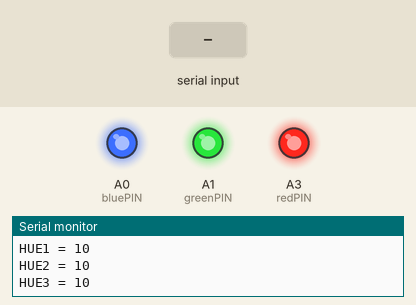
A sketch run on a simulated Arduino Uno, built with avr-gcc and run on an emulated ATmega328P. On the bench: output pins drawn as LEDs (lit = HIGH), the last lines printed to the serial monitor. Inputs (shaded band) come from the test bench.

Above: at 1.2 s.
1.3 s: "30,150\n" received over Serial
At 3.5 s:
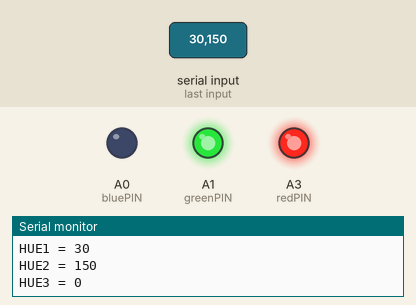
3.8 s: "5\n" received over Serial
At 6.6 s:
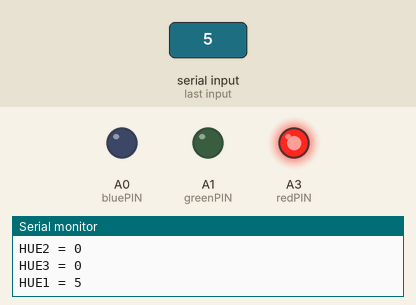
6.8 s: "90,45\n" received over Serial
At 9.2 s:
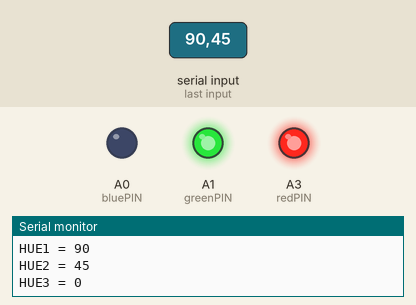
9.8 s: "90\n" received over Serial
At 12.1 s:
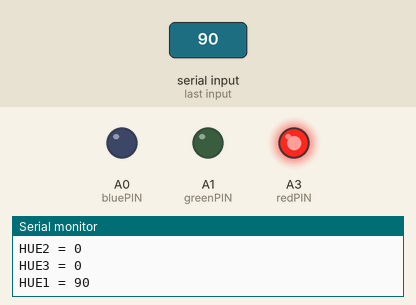
Timing chart, 0 to 13.6 s (numbered marks = the images above; inputs shaded):
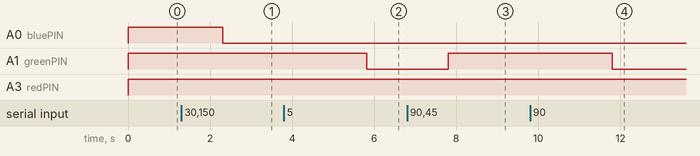

The sketch:

Ex7.ino
```cpp
int redPIN = A3;
int greenPIN = A1;
int bluePIN = A0;

int HUE[3] = {10,10,10};

void setup() {
  pinMode(redPIN, OUTPUT);
  pinMode(greenPIN, OUTPUT);
  pinMode(bluePIN, OUTPUT);

  Serial.begin(9600);
}

void loop() {

  if (Serial.available()) {
    for (int i=0; i<3; i++) {
    HUE[i] = Serial.parseInt();
    }
  }
  Serial.print("HUE1 = "); Serial.println(HUE[0]);
  Serial.print("HUE2 = "); Serial.println(HUE[1]);
  Serial.print("HUE3 = "); Serial.println(HUE[2]);
  digitalWrite(redPIN, HUE[0]);
  digitalWrite(greenPIN, HUE[1]);
  digitalWrite(bluePIN, HUE[2]);
}
```

Measured:
- after the input at 1.3 s, A0 (bluePIN): HIGH → LOW after 1.0 s
- after the input at 3.8 s, A1 (greenPIN): HIGH → LOW after 2.0 s
- after the input at 6.8 s, A1 (greenPIN): LOW → HIGH after 1.0 s
- after the input at 9.8 s, A1 (greenPIN): HIGH → LOW after 2.0 s
